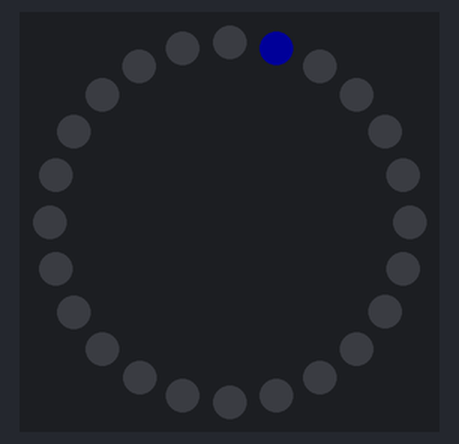
A program run on a simulated Arduino Nano ESP32. Parts: 24 RGB LEDs in a ring, first at the top, clockwise. Dim RGB values are drawn brighter than linear.

Above: at 0.37 s.
At 1.87 s:
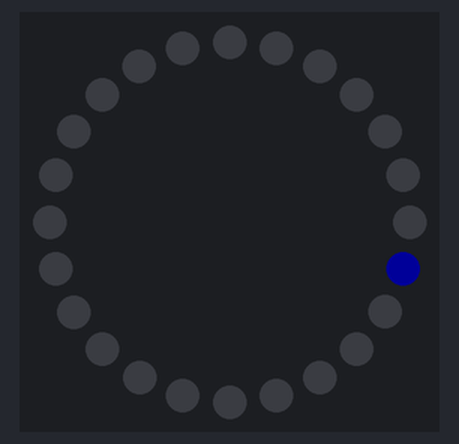
At 3.37 s:
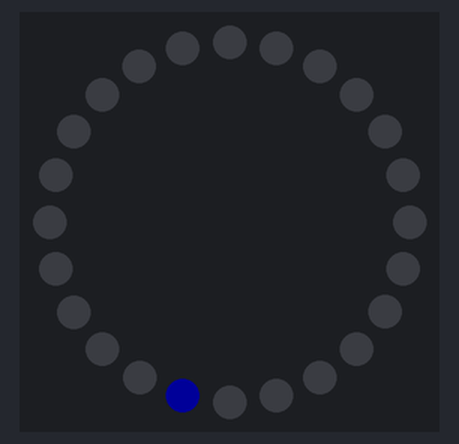
At 6.37 s:
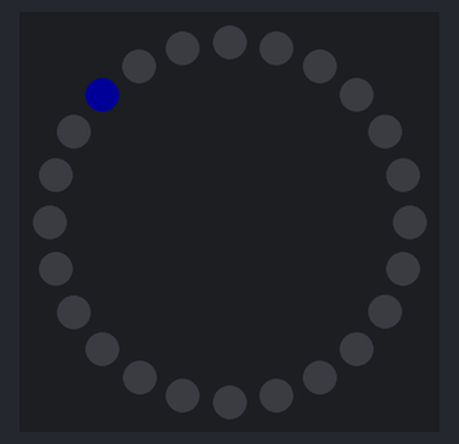
At 9.37 s:
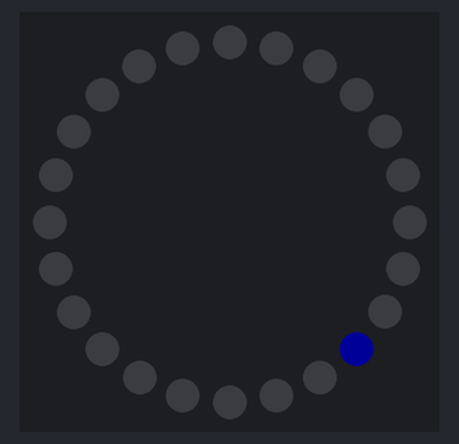
At 12.37 s:
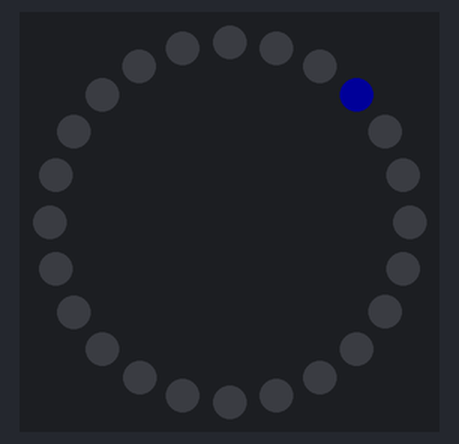

The program:

main.cpp
```cpp
#include <Arduino.h>
#include <Adafruit_NeoPixel.h>

#define DATA_PIN 5
#define PIXEL_COUNT 24

unsigned long previous_time = 0;                          //huvudvariabeln för att beräkna när en viss tid gått, ex.vis för att avgöra när LED:ljuset ska "vandra"
unsigned long led_interval = 250;

int direction = 1;                                        //1 betyder rörelse vä->hö, -1 tvärtom
int current_position = 0;                                 //index för den LED som är tänd; första elementet i arrayen har index 0

Adafruit_NeoPixel ring(
    PIXEL_COUNT,
    DATA_PIN,
    NEO_GRB + NEO_KHZ800
);

void setup(void)
{
    ring.begin();
    ring.clear();
    ring.show();
}

void loop(void)
{
    unsigned long current_time = millis();


    if (current_time - previous_time >= led_interval) //OM angiven tid för den tid en LED ska lysa har passerat...
    {
        previous_time = current_time;                   //uppdatera tid för senaste tändning/släckning


        ring.clear();                                   //släck LED

        current_position = current_position + direction;

        if (current_position >= PIXEL_COUNT)               // Om positionen passerar sista LED:n, flytta tillbaka ett steg och byt riktning
        {
        current_position = PIXEL_COUNT - 2;
        direction = -1;
        }
        else if (current_position < 0)                  // Om positionen passerar första LED:n, flytta fram ett steg och byt riktning
        {
        current_position = 1;
        direction = 1;
        }

        ring.setPixelColor(                             //tänd LED-lampan på den nya positionen
            current_position,
            ring.Color(0, 0, 25)
        );

        ring.show();
    }

}
```

Measured:
- by itself, everything shown: repeats every 11.5 s, in 46 steps
